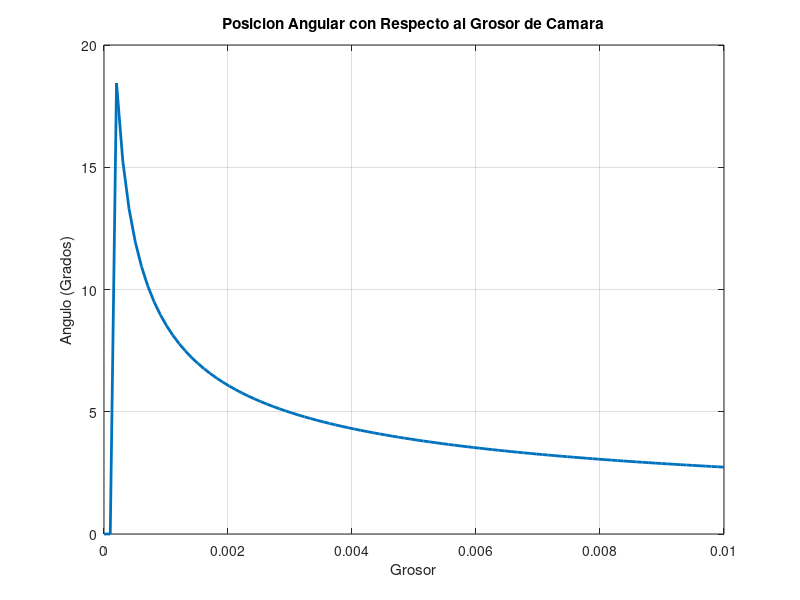

Recreate this plot in MATLAB.
%% Definicion de Parametros
P_o = 101325; %presion inicial del sistema en Pa
Qf = 2*0.0018877898; %Flujo volumetrico de referencia del compresor en m^3/s
n = 99; %numero de camaras neumaticas
t = zeros(1,n+1) + 1; %Variable temporal
Mu = 18000000000; %Modulo de Corte en Pa

Ang = zeros(1,n+1); %Angulo entre dos camaras
 
b = zeros(1,n+1) + 5.75/1000; %5.75 Longitud desde la base hasta el punto critico de la pared lateral
L = zeros(1,n+1) + 11.5/1000; %Altura total de la camara 11.5
d = linspace(0,10/1000); %Grosor de la camara 
e = zeros(1,n+1) + 7/1000; %Ancho de la camara 7
c = zeros(1,n+1) + 0.5/1000; %Distancia entre las camara 
Z = zeros(1,n+1) + 10/1000; %Longitud de las camaras 

V_o = zeros(1,n+1)%Volumen inicial de las camaras 

for i=1:n+1
V_o(i) = L(i)*d(i)*e(i);
end

W = zeros(1,n+1); %Energia por Parte de la Presion
T = zeros(1,n+1); %Componente del Metodo de Cardano
lambda = zeros(1,n+1);  %Deformacion Lateral Unitaria
h = zeros(1,n+1); %Deformacion Radial Lateral

%%Parametros de Resolucion para el  Metodo de Ferrari
A = zeros(1,n+1); 
B = zeros(1,n+1); 
C = zeros(1,n+1); 
D = zeros(1,n+1); 
E = zeros(1,n+1); 
p = zeros(1,n+1); 
q = zeros(1,n+1); 
r = zeros(1,n+1);
p2 = zeros(1,n+1); 
q2 = zeros(1,n+1); 
Q2 = zeros(1,n+1); 
phi2 = zeros(1,n+1); 
beta0 = zeros(1,n+1); 
alpha0 = zeros(1,n+1); 
x = zeros(1,n+1); 
x0 = zeros(1,n+1); 
y = zeros(1,n+1); 

theta = zeros(1,n+1); %Angulo Relativo de Desplazamiento por Camara
Ox = zeros(1,n+1);  %Componente X del Vector de Direccion
Oy = zeros(1,n+1); %Componente Y del Vector de Direccion
thetaT = zeros(1,n+1); %Angulo Global de Desplazamiento por Camara
thetaT(1) = 135; %Angulo Inicial
lambda0 = zeros(1,n+1); %Error Inicial de Lambda por Aproximacion
h0 = zeros(1,n+1); %Error Inicial de h por Aproximacion

%for k= 0:100

%% Computacion de Energia por Presion
for i=1:n+1    
W(i) = (P_o*(((V_o(i)+(Qf)*t(i))^2)-(V_o(i)^2)))/(2*V_o(i));

end

%% Computacion deformacion lateral
for i=1:n+1
T(i) = sqrt(-1-(((-((2*W(i)/Mu) + 3))^3)/27));
lambda0(i)= (-2*nthroot(sqrt(((-1)^2)+(0^2)),3)*cos(180+(atan(0/-1))/3))-1;
lambda(i)= (-2*nthroot(sqrt(((-1)^2)+(T(i)^2)),3)*cos(180+(atan(T(i)/-1))/3))-lambda0(i); 
h0(i) = sqrt(((((2*L(i))/2)^2)/2)-((L(i)/2)^2));
h(i) = sqrt(((((2*lambda(i)*L(i))/2)^2)/2)-((L(i)/2)^2))-h0(i);
end

%% Computacion angulo de desplazamiento
for i=3:n+1
    
A(i) = (((b(i)^2)-4*((h(i))^2))^2)+ (16*(b(i)^2)*(h(i)^2));
B(i) = 32*c(i)*b(i)*(h(i))^2;
C(i) = 16*((c(i)*h(i))^2)-16*(b(i)^2)*(h(i)^2)+8*(h(i)^2)*((b(i)^2)-4*(h(i)^2));
D(i) = -32*c(i)*b(i)*(h(i))^2;
E(i) = 16*(h(i)^4)-16*(c(i)*h(i))^2;

p(i) = ((B(i)^2)/(8*A(i)^2))+(C(i)/A(i))-((B(i)^2)/(2*(A(i)^2)));
q(i) = ((B(i)^3)/(8*(A(i)^3)))-((C(i)*B(i))/(2*(A(i)^2)))+(D(i)/A(i));
r(i) = ((B(i)^4)/(256*A(i)^4))-(B(i)^4/(64*A(i)^4))+((C(i)*B(i)^2)/(16*A(i)^3))-((D(i)*B(i))/(4*A(i)^2))+(E(i)/A(i));

p2(i) = ((-8*p(i)^2/9)-(16*p(i)^2/9)+(16*p(i)^2/3)-2*p(i)^2+8*r(i))/-8;
q2(i) =(((2*p(i)^3)/3)-((8*p(i)*r(i))/3)+q(i)^2-((8*p(i)^3)/9)+((8*p(i)^3)/27))/-8;

Q2(i) =sqrt(-((q2(i)^2)/4)-((p2(i)^3)/27));
phi2(i) =atan(Q2(i)/-(q2(i)/2));

if (q2(i)^2/4)+(p2(i)^3/27) >= 0
    beta0(i) = nthroot(-(q2(i)/2)+sqrt((q2(i)^2/4)+(p2(i)^3/27)),3)+nthroot(-(q2(i)/2)-sqrt((q2(i)^2/4)+(p2(i)^3/27)),3);
else
    beta0(i) = 2*nthroot(sqrt((-q2(i)/2)^2+Q2(i)^2),3)*cos((180+phi2(i))/3);
end

alpha0(i) = beta0(i)-(p(i)/3);
x0(i)= q(i)/4*alpha0(i);

x(i) = (sqrt(abs(2*alpha0(i)))+sqrt(abs(2*alpha0(i)-4*(x0(i)*sqrt(abs(2*alpha0(i)))+(p(i)/2)+alpha0(i)))))/2;

y(i) = x(i) - B(i)/(4*A(i));

theta(i) = (180*asin(y(i)))/pi; 
Ang(i) = theta(i)*2;
end

for i=2:n+1
   thetaT(i) = thetaT(i-1) + theta(i); 
   Ox(i) = Ox(i-1) + Z(i-1)*cos((thetaT(i-1) + thetaT(i))*pi/180);
   Oy(i) = Oy(i-1) + Z(i-1)*sin((thetaT(i-1) + thetaT(i))*pi/180);
end



%hold on;
t=t+0.1;
plot(d,Ang, 'LineWidth',2);
xlabel('Grosor');
ylabel('Angulo (Grados)');
grid on;
title 'Posicion Angular con Respecto al Grosor de Camara';
%%axis([0 0.09 -0.07 0.02]);
pause(0.05);


%end